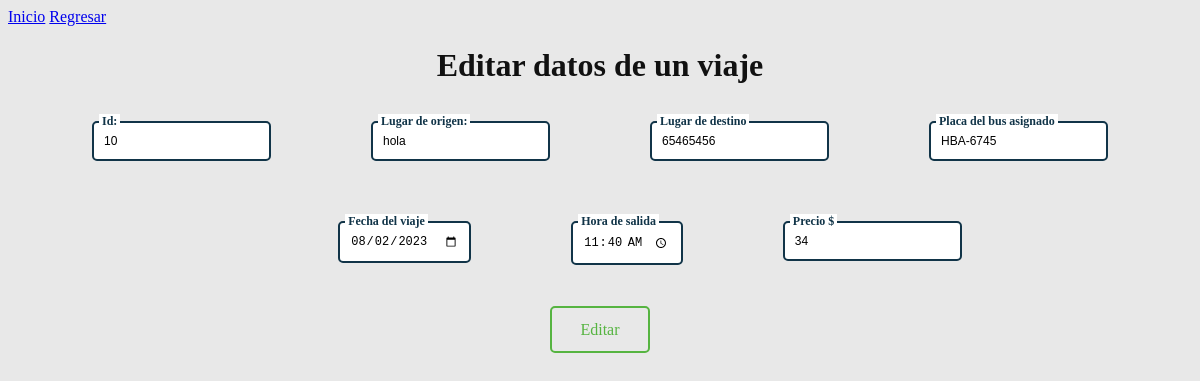
Screenshot of /Proyecto/Modelo/editar_viaje.php?id_viaje=10 with the database file from the repository.
### tables this page shows
CREATE TABLE Viaje(
    id_viaje INT PRIMARY KEY AUTO_INCREMENT,
    lugar_origen VARCHAR(20),
    lugar_destino VARCHAR(20),
    fecha DATE,
    hora TIME,
    precio FLOAT,
    placa VARCHAR(8),
    FOREIGN KEY (placa) REFERENCES Transporte(placa)
);

### Proyecto/Modelo/editar_viaje.php (the view, shortened to what this page needs)
<?php
include("../Config/conexion.php");
$id = $_REQUEST['id_viaje'];
$sql = "SELECT *
 FROM Viaje
 where id_viaje = $id";
?>
<!DOCTYPE html>
<html lang="en">
<head>
    <link rel="stylesheet" href="../../CSS/estilos-admin.css">
</head>
<body>
    <a href="../../index.html">Inicio</a>
    <a href="../Controlador/handler.php?value=1">Regresar</a>
    <h1>Editar datos de un viaje</h1>
    <form action="../Modelo/actualizar_viaje.php" method="POST">
</body>
</html>
<?php
$resultado = mysqli_query($conexion, $sql);
while ($mostrar = mysqli_fetch_array($resultado)) {
    ?>
    <div class="contenedor">
        <div class="contenedor-inputs">
            <div class="coolinput">
                <label for="input" class="text">Id:</label>
                <input type="text" readonly value=<?php echo $mostrar['id_viaje'] ?> name="id_viaje" class="input"></input>
            </div>
            <div class="coolinput">
                <label for="input" class="text">Lugar de origen:</label>
                <input required type="text" value=<?php echo $mostrar['lugar_origen'] ?> placeholder="Origen" name="lugar_origen"
                    class="input"></input>
            </div>
            <div class="coolinput">
                <label for="input" class="text">Lugar de destino</label>
                <input required type="text" value=<?php echo $mostrar['lugar_destino'] ?> placeholder="Destino" class="input"
                    name="lugar_destino"></input>
            </div>
            <div class="coolinput">
                <label for="input" class="text">Placa del bus asignado</label>
                <input required type="text" title="Siga el patrón de placa, si tiene 3 dígitos anteponga el 0"
                    pattern="^([A-Z]{3})-[0-9]{4}$" value=<?php echo $mostrar['placa'] ?> placeholder="Placa"
                    name="placa_bus" class="input"></input>
            </div>
        </div>
        <div class="contenedor-inputs">
            <div class="coolinput">
                <label for="input" class="text">Fecha del viaje</label>
                <input required type="date" value=<?php echo $mostrar['fecha'] ?> name="fecha_viaje" class="input"></input>
            </div>
            <div class="coolinput">
                <label for="input" class="text">Hora de salida</label>
                <input required type="time" value=<?php echo $mostrar['hora'] ?> name="hora_salida" class="input"></input>
            </div>
            <div class="coolinput">
                <label for="input" class="text">Precio $</label>
                <input required type="number" value=<?php echo $mostrar['precio'] ?> min="1" step="0.01" class="input"
                    placeholder="0.00" name="precio_viaje" />
            </div>
        </div>
        <div class="boton"><button class="boton-b" type="submit">Editar</button></div>
    </div>
    <?php
}
?>

### CSS/estilos-admin.css (style rules this page uses)
html { background-color: #e8e8e8; }
h1 { text-align: center; color: #111; }
.contenedor-inputs { display: flex; justify-content: center; }
.contenedor { justify-content: center; }
.coolinput { display: flex; flex-direction: column; width: fit-content; position: static; max-width: 240px; }
.coolinput label.text { font-size: 0.75rem; color: #113448; font-weight: 700; position: relative; top: 0.5rem; margin: 0 0 0 7px; padding: 0 3px; background: white; width: fit-content; }
.coolinput input.input { padding: 11px 10px; font-size: 0.75rem; border: 2px #113448 solid; border-radius: 5px; background: white; }
.boton { display: flex; justify-content: center; }
.boton-b { border-radius: 5px; cursor: pointer; padding: 0.8em 1.8em; border: 2px solid #56b441; position: relative; overflow: hidden; background-color: transparent; text-align: center; font-size: 16px; transition: .3s; z-index: 1; font-family: inherit; color: #56b441; }
.boton-b::before { content: ''; width: 0; height: 300%; position: absolute; top: 50%; left: 50%; transform: translate(-50%, -50%) rotate(45deg); background: #56b441; transition: .5s ease; display: block; z-index: -1; }

### rows the page displays
viaje: id_viaje "10", lugar_origen "hola", lugar_destino "65465456", placa_bus "HBA-6745", fecha_viaje "08/02/2023", hora_salida "11:40:00", precio_viaje "34"
